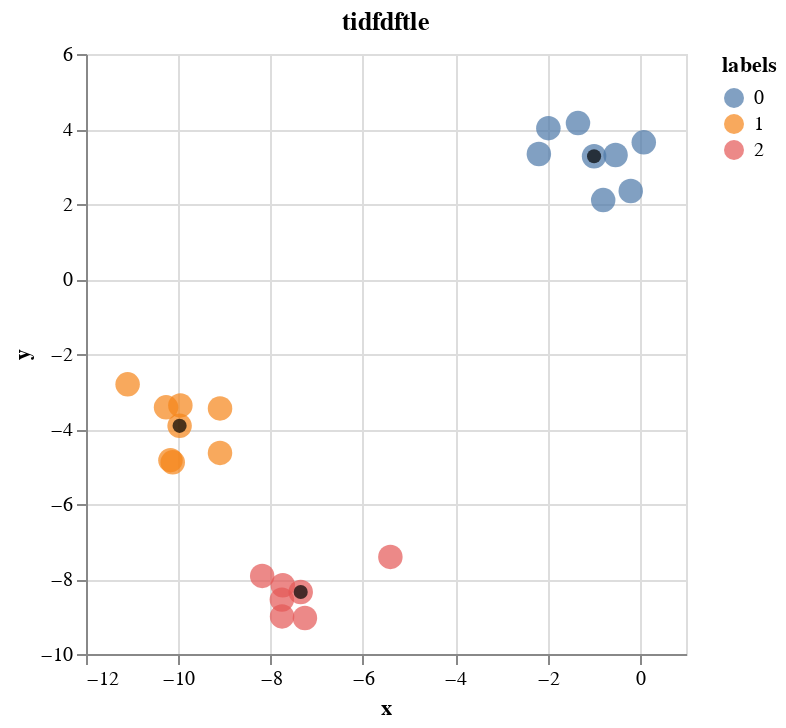

The notebook cell saved with this chart:
### Code cell
from sklearn.datasets import make_blobs

X, labels = make_blobs(20, random_state=1)
points = pd.DataFrame({
    'x': X[:, 0],
    'y': X[:, 1],
    'labels': labels
})
centers = points.groupby('labels').mean()
data = pd.concat([points , centers.reset_index()])

chart1 = alt.Chart(data).mark_point(filled=True, size=150).encode(
    x='x',
    y='y',
    color='labels:N'
).properties(
    title = 'tidfdftle')

chart2 = alt.Chart(centers).mark_point(filled=True, size=50).encode(
    x='x',
    y='y',
    color=alt.value('black')
)

chart1 + chart2

### Figure 1 — Vega-Lite specification as saved in the notebook (floating-point values rounded to 4 significant figures)
{"config": {"view": {"continuousWidth": 300, "continuousHeight": 300}}, "layer": [{"data": {"name": "data-dfa7ac4fce18942de33450ca44c26c0a"}, "mark": {"type": "point", "filled": true, "size": 150}, "encoding": {"color": {"field": "labels", "type": "nominal"}, "x": {"field": "x", "type": "quantitative"}, "y": {"field": "y", "type": "quantitative"}}, "title": "tidfdftle"}, {"data": {"name": "data-0e6df3ca5ec45ee244710cafda288f35"}, "mark": {"type": "point", "filled": true, "size": 50}, "encoding": {"color": {"value": "black"}, "x": {"field": "x", "type": "quantitative"}, "y": {"field": "y", "type": "quantitative"}}}], "$schema": "https://vega.github.io/schema/vega-lite/v5.16.3.json", "datasets": {"data-dfa7ac4fce18942de33450ca44c26c0a": [{"x": -7.752, "y": -8.998, "labels": 2}, {"x": -7.736, "y": -8.166, "labels": 2}, {"x": -0.7942, "y": 2.105, "labels": 0}, {"x": -10.17, "y": -4.831, "labels": 1}, {"x": -11.1, "y": -2.809, "labels": 1}, {"x": -9.096, "y": -3.451, "labels": 1}, {"x": -7.257, "y": -9.041, "labels": 2}, {"x": -9.097, "y": -4.637, "labels": 1}, {"x": 0.08525, "y": 3.645, "labels": 0}, {"x": -10.12, "y": -4.889, "labels": 1}, {"x": -1.982, "y": 4.022, "labels": 0}, {"x": -0.1975, "y": 2.346, "labels": 0}, {"x": -0.5258, "y": 3.307, "labels": 0}, {"x": -7.757, "y": -8.55, "labels": 2}, {"x": -5.405, "y": -7.411, "labels": 2}, {"x": -9.955, "y": -3.371, "labels": 1}, {"x": -2.188, "y": 3.334, "labels": 0}, {"x": -1.341, "y": 4.157, "labels": 0}, {"x": -10.27, "y": -3.423, "labels": 1}, {"x": -8.182, "y": -7.919, "labels": 2}, {"x": -0.9918, "y": 3.274, "labels": 0}, {"x": -9.972, "y": -3.916, "labels": 1}, {"x": -7.348, "y": -8.348, "labels": 2}], "data-0e6df3ca5ec45ee244710cafda288f35": [{"x": -0.9918, "y": 3.274}, {"x": -9.972, "y": -3.916}, {"x": -7.348, "y": -8.348}]}}
